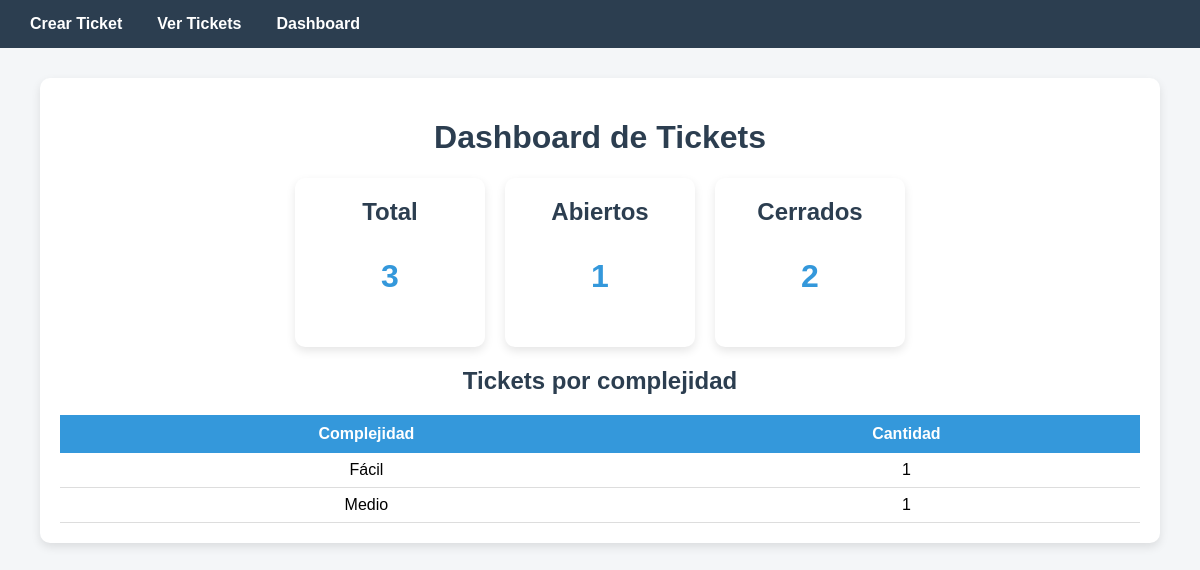
/dashboard, run on the app's committed database.
### tables this page shows
CREATE TABLE tickets (
        id INTEGER PRIMARY KEY AUTOINCREMENT,
        nombre TEXT,
        area TEXT,
        problema TEXT,
        fecha TEXT,
        estado TEXT,
        observaciones TEXT,
        complejidad TEXT
    );

### main.py (the view)
@app.route("/dashboard")
def dashboard():
    conexion = sqlite3.connect("tickets.db")
    cursor = conexion.cursor()
    cursor.execute("SELECT COUNT(*) FROM tickets")
    total = cursor.fetchone()[0]
    cursor.execute("SELECT COUNT(*) FROM tickets WHERE estado='Abierto'")
    abiertos = cursor.fetchone()[0]
    cursor.execute("SELECT COUNT(*) FROM tickets WHERE estado='Cerrado'")
    cerrados = cursor.fetchone()[0]
    cursor.execute("""
        SELECT complejidad, COUNT(*)
        FROM tickets
        WHERE complejidad IS NOT NULL
        GROUP BY complejidad
    """)
    complejidades = cursor.fetchall()
    conexion.close()
    return render_template(
        "dashboard.html",
        total=total,
        abiertos=abiertos,
        cerrados=cerrados,
        complejidades=complejidades
    )

### templates/dashboard.html (shortened to what this page needs)
{% extends "base.html" %}
{% block content %}
<h1>Dashboard de Tickets</h1>
<div class="dashboard">
    <div class="card">
        <h2>Total</h2>
        <p>{{ total }}</p>
    </div>
    <div class="card">
        <h2>Abiertos</h2>
        <p>{{ abiertos }}</p>
    </div>
    <div class="card">
        <h2>Cerrados</h2>
        <p>{{ cerrados }}</p>
    </div>
</div>
<h2>Tickets por complejidad</h2>
<table>
    <tr>
        <th>Complejidad</th>
        <th>Cantidad</th>
    </tr>
    {% for c in complejidades %}
    <tr>
        <td>{{ c[0] }}</td>
        <td>{{ c[1] }}</td>
    </tr>
    {% endfor %}
</table>
{% endblock %}

### static/estilos.css (style rules this page uses)
body { font-family: Arial, Helvetica, sans-serif; background-color: #f4f6f8; margin: 0; padding: 0; }
h1, h2 { text-align: center; color: #2c3e50; }
table { width: 100%; border-collapse: collapse; margin-top: 20px; }
table th { background-color: #3498db; color: white; padding: 10px; }
table td { padding: 8px; text-align: center; border-bottom: 1px solid #ddd; }
.dashboard { display: flex; gap: 20px; justify-content: center; margin: 20px 0; }
.card { background-color: white; border-radius: 10px; padding: 20px; width: 150px; text-align: center; box-shadow: 0px 4px 10px rgba(0,0,0,0.1); }
.card h2 { margin: 0; color: #2c3e50; }
.card p { font-size: 32px; font-weight: bold; color: #3498db; }

### data on the page
tickets: complejidad "Fácil", c "1"
tickets: complejidad "Medio", id "1"

### other printed values
{{ total }} "3"
{{ abiertos }} "1"
{{ cerrados }} "2"
